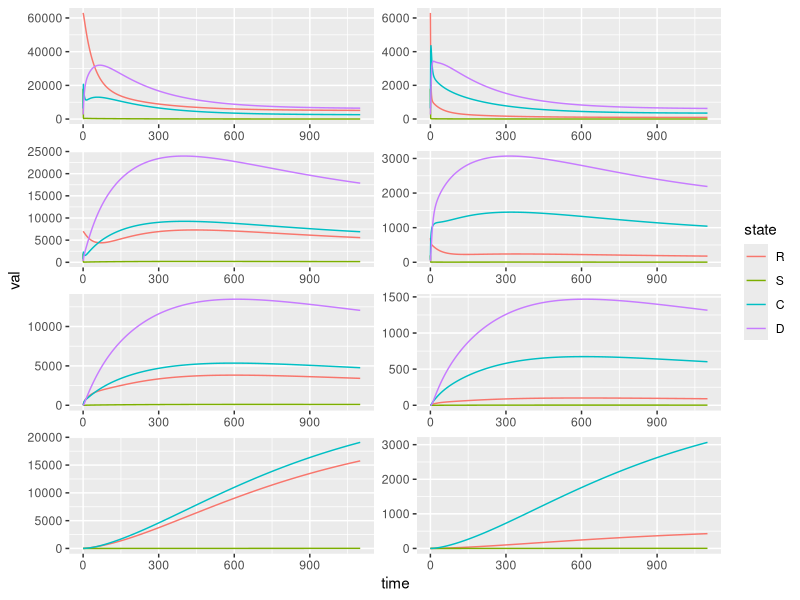

Write R code to recreate this figure.
library(tidyverse)
library(deSolve)

cdiff_metapop_vacc <- function(t, state, parameters) {
  with(as.list(c(state, parameters)),
       {
         sumC1 <- C1L+C1H+C1V0+C1V
         sumD1 <- D1L+D1H+D1V0
         
         lambda1L <- betaC1L*sumC1 + betaD1L*sumD1
         lambda1H <- betaC1H*sumC1 + betaD1H*sumD1
         lambda1V0 <- betaC1V0*sumC1 + betaD1V0*sumD1
         lambda1V <- betaC1V*sumC1 + betaD1V*sumD1
         
         sumC2 <- C2L+C2H+C2V0+C2V
         sumD2 <- D2L+D2H+D2V0
         
         lambda2L <- betaC2L*sumC2 + betaD2L*sumD2
         lambda2H <- betaC2H*sumC2 + betaD2H*sumD2
         lambda2V0 <- betaC2V0*sumC2 + betaD2V0*sumD2
         lambda2V <- betaC2V*sumC2 + betaD2V*sumD2
         
         dR1L <- b - (d1+alpha1L+(delta+d2)*N2/N1)*R1L + theta1L*S1L + xi1L*C1L + (1-etaRL*qRL)*delta*R2L
         dS1L <-   - (d1+theta1L+lambda1L+(delta+d2)*N2/N1)*S1L + alpha1L*R1L + p1L*eps1L*D1L + (1-etaSL*qSL)*delta*S2L
         dC1L <-   - (d1+xi1L+phi1L+(delta+d2)*N2/N1)*C1L + lambda1L*S1L + (1-etaCL*qCL)*delta*C2L
         dD1L <-   - (d1+p1L*eps1L+(delta+d2)*N2/N1)*D1L + phi1L*C1L + delta*D2L
         
         dR1H <-  - (d1+alpha1H+(delta+d2)*N2/N1)*R1H + theta1H*S1H + xi1H*C1H + (1-etaRH*qRH)*delta*R2H
         dS1H <-  - (d1+theta1H+lambda1H+(delta+d2)*N2/N1)*S1H + alpha1H*R1H + p1H*eps1H*D1H + (1-etaSH*qSH)*delta*S2H
         dC1H <-  - (d1+xi1H+phi1H+(delta+d2)*N2/N1)*C1H + lambda1H*S1H + (1-etaCH*qCH)*delta*C2H
         dD1H <-  - (d1+p1H*eps1H+(delta+d2)*N2/N1)*D1H + phi1H*C1H + delta*D2H
         
         dR1V0 <- - (d1+alpha1V0+(delta+d2)*N2/N1+nuR)*R1V0 + theta1V0*S1V0 + xi1V0*C1V0 + delta*(R2V0+etaRL*qRL*R2L+etaRH*qRH*R2H)
         dS1V0 <- - (d1+theta1V0+lambda1V0+(delta+d2)*N2/N1+nuS)*S1V0 + alpha1V0*R1V0 + p1V0*eps1V0*D1V0 + delta*(S2V0+etaSL*qSL*S2L+etaSH*qSH*S2H)
         dC1V0 <- - (d1+xi1V0+phi1V0+(delta+d2)*N2/N1+nuC)*C1V0 + lambda1V0*S1V0 + delta*(C2V0+etaCL*qCL*C2L+etaCH*qCH*C2H)
         dD1V0 <- - (d1+p1V0*eps1V0+(delta+d2)*N2/N1)*D1V0 + phi1V0*C1V0 + delta*D2V0
         
         dR1V <-  - (d1+alpha1V+(delta+d2)*N2/N1)*R1V + theta1V*S1V + xi1V*C1V + delta*R2V + nuR*R1V0
         dS1V <-  - (d1+theta1V+lambda1V+(delta+d2)*N2/N1)*S1V + alpha1V*R1V + delta*S2V + nuS*S1V0
         dC1V <-  - (d1+xi1V+(delta+d2)*N2/N1)*C1V + lambda1V*S1V + delta*C2V + nuC*C1V0
         
         dR2L <-   - (d2+alpha2L+delta)*R2L + theta2L*S2L + xi2L*C2L + (1-rR)*(delta+d2)*N2/N1*R1L
         dS2L <-   - (d2+theta2L+lambda2L+delta)*S2L + alpha2L*R2L + p2L*eps2L*D2L + (1-rS)*(delta+d2)*N2/N1*S1L
         dC2L <-   - (d2+xi2L+phi2L+delta)*C2L + lambda2L*S2L + (1-rC)*(delta+d2)*N2/N1*C1L
         dD2L <-   - (d2+p2L*eps2L+delta)*D2L + phi2L*C2L + (1-rD)*(delta+d2)*N2/N1*D1L
         
         dR2H <-  - (d2+alpha2H+delta)*R2H + theta2H*S2H + xi2H*C2H + (delta+d2)*N2/N1*(rR*R1L+R1H)
         dS2H <-  - (d2+theta2H+lambda2H+delta)*S2H + alpha2H*R2H + p2H*eps2H*D2H + (delta+d2)*N2/N1*(rS*S1L+S1H)
         dC2H <-  - (d2+xi2H+phi2H+delta)*C2H + lambda2H*S2H + (delta+d2)*N2/N1*(rC*C1L+C1H)
         dD2H <-  - (d2+p2H*eps2H+delta)*D2H + phi2H*C2H + (delta+d2)*N2/N1*(rD*D1L+D1H)
         
         dR2V0 <- - (d2+alpha2V0+delta+nuR)*R2V0 + theta2V0*S2V0 + xi2V0*C2V0 + (delta+d2)*N2/N1*R1V0
         dS2V0 <- - (d2+theta2V0+lambda2V0+delta+nuS)*S2V0 + alpha2V0*R2V0 + p2V0*eps2V0*D2V0 + (delta+d2)*N2/N1*S1V0
         dC2V0 <- - (d2+xi2V0+phi2V0+delta+nuC)*C2V0 + lambda2V0*S2V0 + (delta+d2)*N2/N1*C1V0
         dD2V0 <- - (d2+p2V0*eps2V0+delta)*D2V0 + phi2V0*C2V0 + (delta+d2)*N2/N1*D1V0
         
         dR2V <-  - (d2+alpha2V+delta)*R2V + theta2V*S2V + xi2V*C2V + nuR*R2V0 + (delta+d2)*N2/N1*R1V
         dS2V <-  - (d2+theta2V+lambda2V+delta)*S2V + alpha2V*R2V + nuS*S2V0 + (delta+d2)*N2/N1*S1V
         dC2V <-  - (d2+xi2V+delta)*C2V + lambda2V*S2V + nuC*C2V0 + (delta+d2)*N2/N1*C1V
         
         list(c(dR1L, dS1L, dC1L, dD1L, dR1H, dS1H, dC1H, dD1H, dR1V0, dS1V0, dC1V0, dD1V0, dR1V, dS1V, dC1V, dR2L, dS2L, dC2L, dD2L, dR2H, dS2H, dC2H, dD2H, dR2V0, dS2V0, dC2V0, dD2V0, dR2V, dS2V, dC2V))
       })
}

N1 <- 100000
N2 <- 10000
d1 <- 1/(78.5*365)
d2 <- .0068
b <- d1*N1 + d2*N2



parameters <- c(N1 = N1, N2 = N2, d1 = d1, d2 = d2, b = b,
                
                alpha1L = 0.5/50, theta1L = 0.0033, xi1L = 0.0165, phi1L = 0.2, 
                p1L = 0.8, eps1L = 0.1, betaC1L = 0.007/50, betaD1L = 0.007/50,
                
                alpha1H = 0.5/50, theta1H = 0.0033, xi1H = 0.0165, phi1H = 0.2, 
                p1H = 0.8, eps1H = 0.1, betaC1H = 0.007/50, betaD1H = 0.007/50,
                
                alpha1V0 = 0.5/50, theta1V0 = 0.0033, xi1V0 = 0.0165, phi1V0 = 0.2, 
                p1V0 = 0.8, eps1V0 = 0.1, betaC1V0 = 0.007/50, betaD1V0 = 0.007/50,
                
                alpha1V = 0.5/50, theta1V = 0.0033, xi1V = 0.0165, 
                betaC1V = 0.007/50, betaD1V = 0.007/50,
                
                alpha2L = 0.5, theta2L = 0.0033, xi2L = 0.0165, phi2L = 0.2, 
                p2L = 0.8, eps2L = 0.1, betaC2L = 0.007, betaD2L = 0.007,
                
                alpha2H = 0.5, theta2H = 0.0033, xi2H = 0.0165, phi2H = 0.2, 
                p2H = 0.8, eps2H = 0.1, betaC2H = 0.007, betaD2H = 0.007,
                
                alpha2V0 = 0.5, theta2V0 = 0.0033, xi2V0 = 0.0165, phi2V0 = 0.2, 
                p2V0 = 0.8, eps2V0 = 0.1, betaC2V0 = 0.007, betaD2V0 = 0.007,
                
                alpha2V = 0.5, theta2V = 0.0033, xi2V = 0.0165, 
                betaC2V = 0.007, betaD2V = 0.007,
                
                etaRL = 1, qRL = 0.25, etaSL = 1, qSL = 0.25, etaCL = 1, qCL = 0.25,
                etaRH = 1, qRH = 0.25, etaSH = 1, qSH = 0.25, etaCH = 1, qCH = 0.25,
                rR = 0.25, rS = 0.25, rC = 0.25, rD = 0.25,
                nuR = 2/365, nuS = 2/365, nuC = 2/365,
                delta = 0.135)

state <- c(R1L = 0.63*N1, S1L = 0.18*N1, C1L = 0.063*N1, D1L = 0.027*N1,
           R1H = 0.07*N1, S1H = 0.02*N1, C1H = 0.007*N1, D1H = 0.003*N1,
           R1V0 = 0, S1V0 = 0, C1V0 = 0, D1V0 = 0,
           R1V = 0, S1V = 0, C1V = 0,
           
           R2L = 0.63*N2, S2L = 0.18*N2, C2L = 0.063*N2, D2L = 0.027*N2,
           R2H = 0.07*N2, S2H = 0.02*N2, C2H = 0.007*N2, D2H = 0.003*N2,
           R2V0 = 0, S2V0 = 0, C2V0 = 0, D2V0 = 0,
           R2V = 0, S2V = 0, C2V = 0)

t <- seq(0, 1100, length = 1000)

cdiff_df <- ode(
  y = state, time = t, 
  func = cdiff_metapop_vacc, 
  parms = parameters) %>%
  unclass() %>% 
  as_tibble() %>%
  gather(func, val, -time) %>% 
  separate(func, into = c("state", "population", "risk"), sep = c(1,2)) %>% 
  mutate(state = factor(state, levels = c("R", "S", "C", "D")),
         population = factor(population, levels = c("1", "2")),
         population = fct_recode(population, catchment = "1", hospitalized = "2"),
         risk = factor(risk, levels = c("L", "H", "V0", "V")))

p <- cdiff_df %>% 
  ggplot(aes(time, val, col = state)) + 
    geom_line() + 
    facet_wrap(vars(risk, population), scales = "free", nrow = 4) +
    theme(strip.text = element_blank())

patchwise_plot <- function(df) {
  df %>% 
    ggplot(aes(time, val)) + 
      geom_line() +
      facet_wrap(vars(state), scales = "free", nrow = 2) +
      theme(axis.title = element_blank())
}

plotlist <- cdiff_df %>% 
  group_by(population, risk) %>% 
  nest() %>% 
  mutate(
    patchplot = map(data, patchwise_plot) %>% 
      set_names(paste0(population, risk))
  ) %>% select(patchplot)
